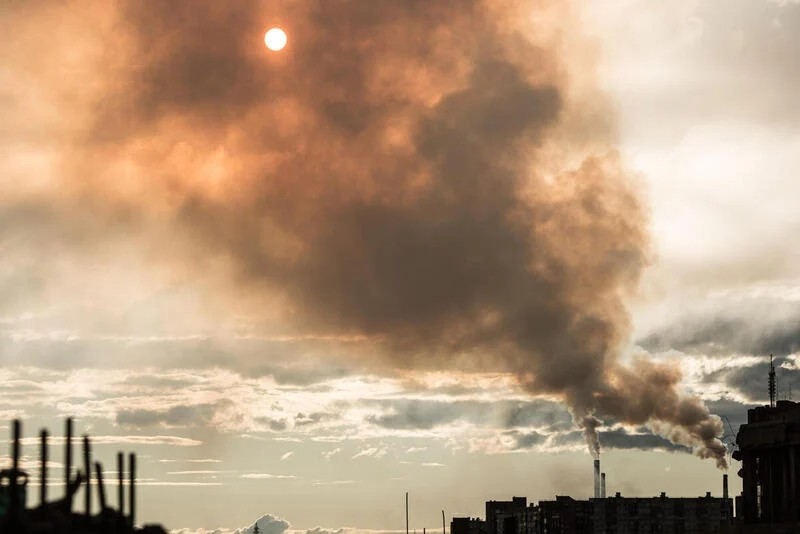
#> input picture Project/YOLOv8/Application/dataset/images/train/pollution_01.jpg, 800 x 534 px, found by its file name; its folder holds only this picture in this run
$ python auto_generate_labels.py
#> lines starting #> are read from the running program, lines starting #| are printed output that depends on the picture; after the words box and inside, x2 and y2 are one past the last pixel; in counts of white or black regions, pixels touching at a corner belong together
import os
import cv2
import numpy as np
from pathlib import Path

PROJECT_ROOT = Path(__file__).resolve().parents[2]
DATASET_PATH = PROJECT_ROOT / "dataset"
IMAGE_DIRS = ["train", "val"]
CLASS_ID = 0  # air_pollutant

def detect_smoke_haze(image_path):
    img = cv2.imread(str(image_path))
#> img is the input picture: shape (534, 800, 3); mean B, G, R 124.8, 151.8, 179.9
    img_hsv = cv2.cvtColor(img, cv2.COLOR_BGR2HSV)
#> img_hsv: shape (534, 800, 3); mean H, S, V 16.6, 83.2, 179.9

    lower_white = np.array([0, 0, 130])
    upper_white = np.array([180, 40, 240])
    lower_black = np.array([0, 0, 10])
    upper_black = np.array([180, 255, 90])

    mask_white = cv2.inRange(img_hsv, lower_white, upper_white)
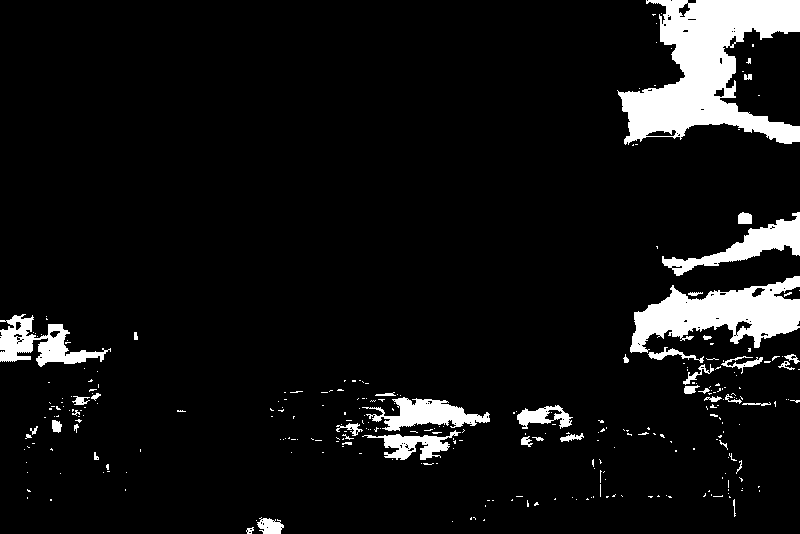
#> mask_white: shape (534, 800); 7.7% white; 297 white regions (254 under 20 px), largest, box (x1, y1, x2, y2) and area: (617, 0, 800, 145) 13510, (630, 276, 800, 353) 6779, (662, 212, 800, 276) 2536
    mask_black = cv2.inRange(img_hsv, lower_black, upper_black)
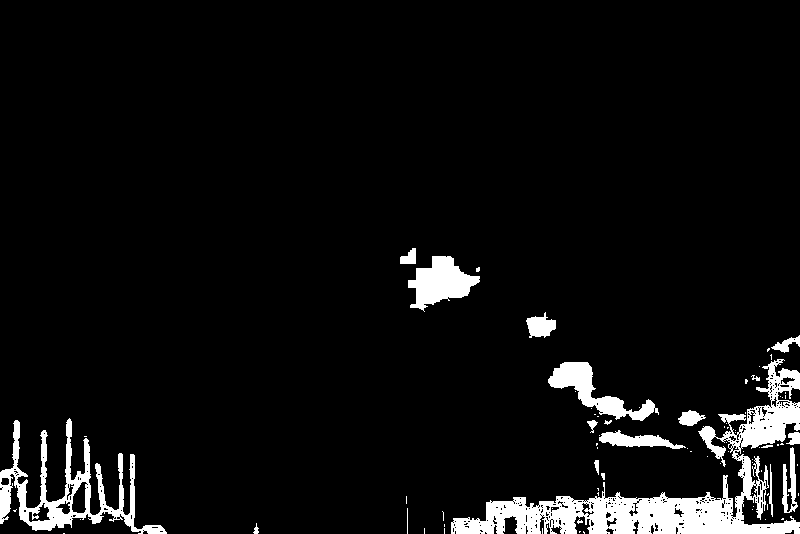
#> mask_black: shape (534, 800); 6% white; 81 white regions (61 under 20 px), largest, box (x1, y1, x2, y2) and area: (451, 359, 800, 534) 13255, (0, 418, 167, 534) 4849, (408, 256, 480, 312) 2184
    mask = cv2.bitwise_or(mask_white, mask_black)
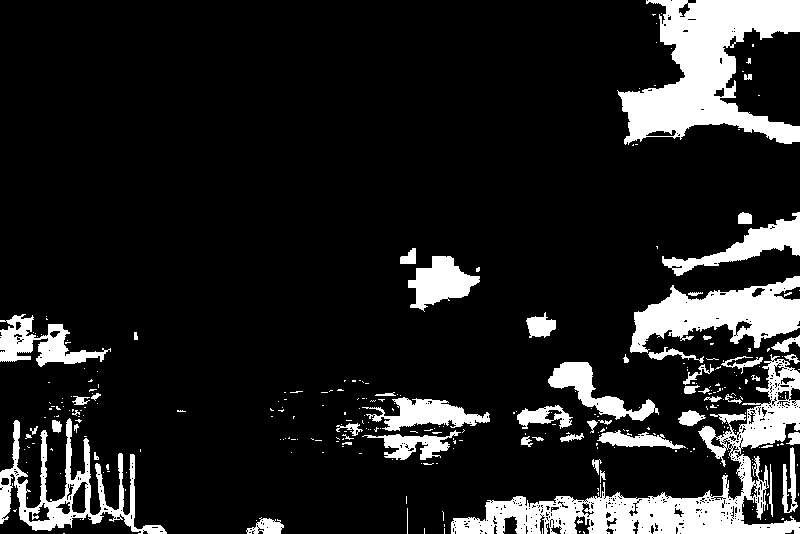
#> mask: shape (534, 800); 13.6% white; 302 white regions (246 under 20 px), largest, box (x1, y1, x2, y2) and area: (451, 354, 800, 534) 13719, (617, 0, 800, 145) 13510, (630, 276, 800, 353) 6779

    mask = cv2.GaussianBlur(mask, (11, 11), 0)
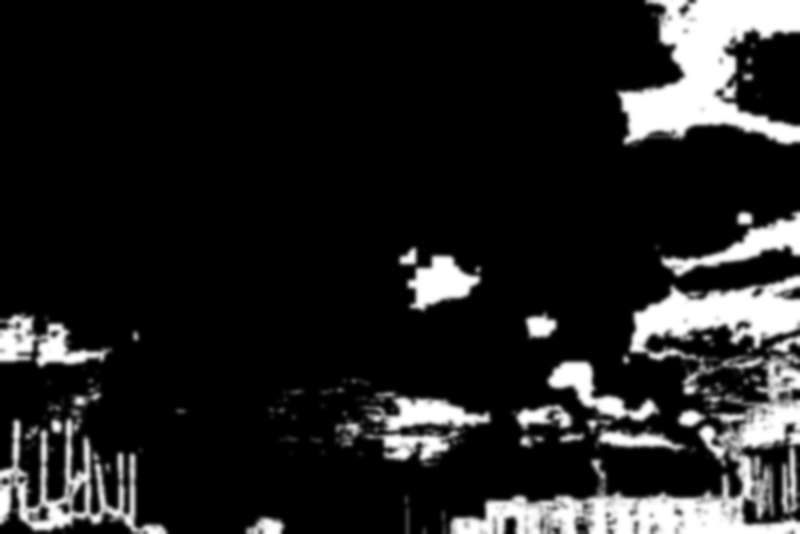
#> mask: shape (534, 800); min 0, max 255, mean 34.8
    _, mask = cv2.threshold(mask, 50, 255, cv2.THRESH_BINARY)
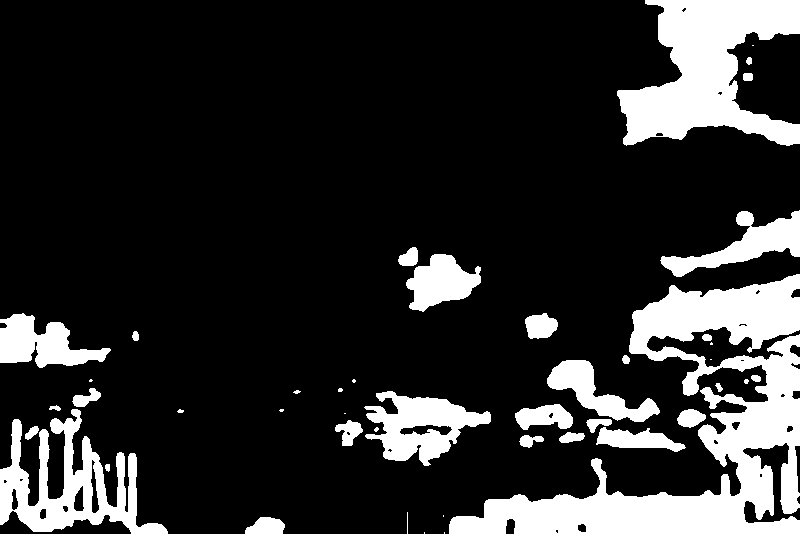
#> mask: shape (534, 800); 17.8% white; 45 white regions (12 under 20 px)

    contours, _ = cv2.findContours(mask, cv2.RETR_EXTERNAL, cv2.CHAIN_APPROX_SIMPLE)
#> contours = 45 contours, 16 with area under 20; largest, box (x1, y1, x2, y2) and area: (449, 274, 800, 534) 29014, (617, 0, 800, 146) 14708, (0, 409, 168, 534) 8119, (364, 391, 491, 466) 4846, (660, 210, 800, 277) 3166
    img_h, img_w = img.shape[:2]
#> img_h = 534; img_w = 800
    min_area = img_h * img_w * 0.005
#> min_area = 2136
    max_area = img_h * img_w * 0.5
#> max_area = 213600

    valid_contours = [cnt for cnt in contours if min_area < cv2.contourArea(cnt) < max_area]
#> valid_contours = 8 contours; box (x1, y1, x2, y2) and area: (449, 274, 800, 534) 29014, (617, 0, 800, 146) 14708, (0, 409, 168, 534) 8119, (364, 391, 491, 466) 4846, (660, 210, 800, 277) 3166, (0, 313, 111, 368) 3124, (406, 254, 481, 312) 2506, (547, 360, 660, 422) 2482
    if not valid_contours:
        return None

    x, y, w, h = cv2.boundingRect(max(valid_contours, key=cv2.contourArea))
#> x = 449; y = 274; w = 351; h = 260
    expansion_factor = 0.1
    x = max(0, int(x - w * expansion_factor))
#> x = 413
    y = max(0, int(y - h * expansion_factor))
#> y = 248
    w = min(img_w - x, int(w * (1 + expansion_factor * 2)))
#> w = 387
    h = min(img_h - y, int(h * (1 + expansion_factor * 2)))
#> h = 286

    x_center = (x + w / 2) / img_w
#> x_center = 0.758
    y_center = (y + h / 2) / img_h
#> y_center = 0.732
    width = w / img_w
#> width = 0.484
    height = h / img_h
#> height = 0.536

    return x_center, y_center, width, height

def create_yolo_labels():
    for image_dir in IMAGE_DIRS:
        image_folder = DATASET_PATH / "images" / image_dir
        label_folder = DATASET_PATH / "labels" / image_dir
        label_folder.mkdir(parents=True, exist_ok=True)

        for image_file in os.listdir(image_folder):
            if image_file.lower().endswith((".jpg", ".jpeg", ".png")):
                image_path = image_folder / image_file
                label_path = label_folder / f"{image_path.stem}.txt"

                bbox = detect_smoke_haze(image_path)
#> bbox = (0.758, 0.732, 0.484, 0.536)
                if bbox is None:
                    print(f"Skipping {image_file} (No smoke/haze detected)")
                    continue

                with open(label_path, "w") as f:
                    f.write(f"{CLASS_ID} {bbox[0]:.6f} {bbox[1]:.6f} {bbox[2]:.6f} {bbox[3]:.6f}\n")

                print(f"Created label: {label_path}")
#> pass 2 of the loop in create_yolo_labels, `for image_dir in IMAGE_DIRS:`:
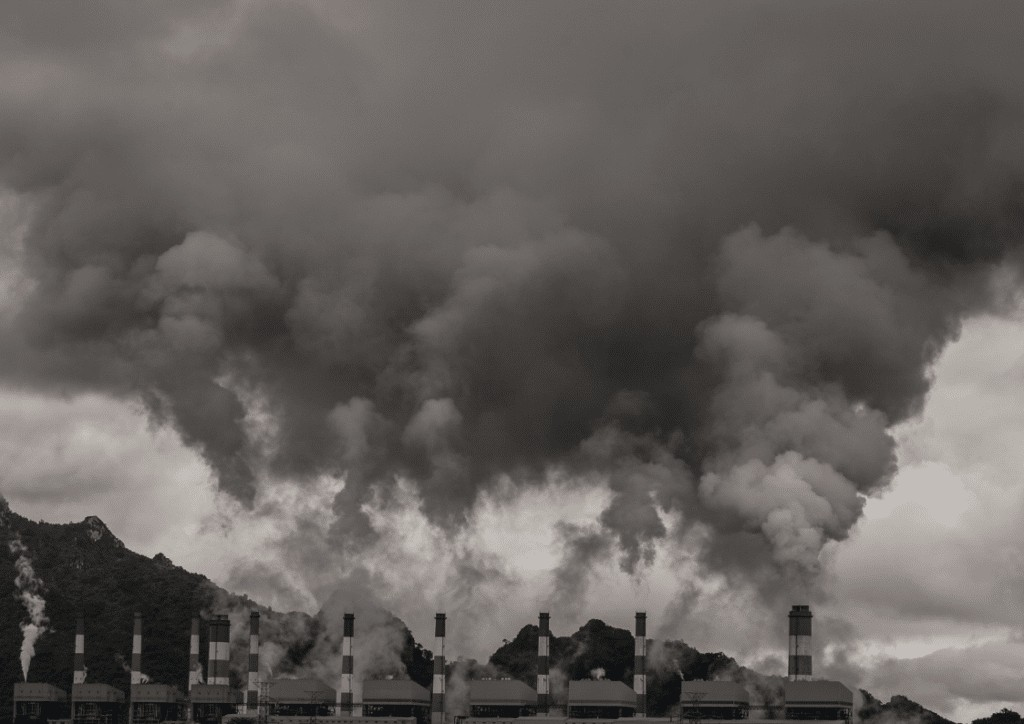
#> input picture Project/YOLOv8/Application/dataset/images/val/pollution_09.jpg, 1024 x 724 px, found by its file name
#> in detect_smoke_haze, img is the input picture: shape (724, 1024, 3); mean B, G, R 92.3, 95.4, 99.9
#> img_hsv: shape (724, 1024, 3); mean H, S, V 13.8, 20.4, 99.9
#> in detect_smoke_haze (call 2), `mask_white = cv2.inRange(img_hsv, lower_white, upper_white)`:
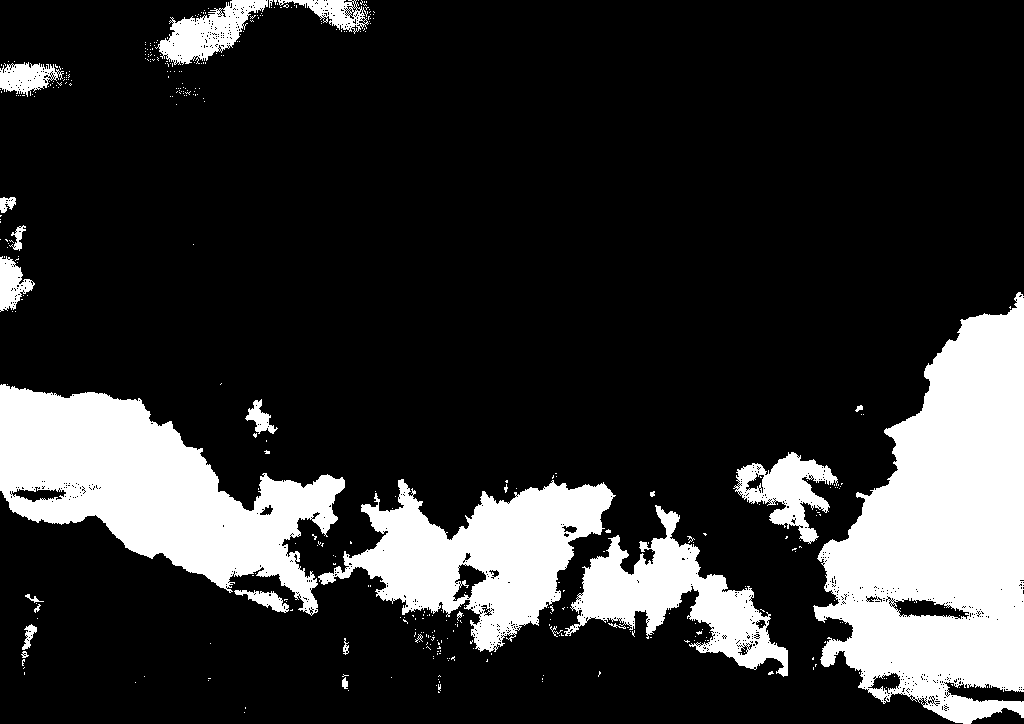
#> mask_white: shape (724, 1024); 19.3% white; 400 white regions (375 under 20 px), largest, box (x1, y1, x2, y2) and area: (813, 292, 1024, 724) 55861, (0, 384, 345, 616) 37101, (318, 479, 616, 652) 23311
#> mask_black: shape (724, 1024); 41.6% white; 748 white regions (730 under 20 px), largest, box (x1, y1, x2, y2) and area: (30, 26, 1024, 596) 215078, (0, 497, 956, 724) 88490, (836, 464, 882, 491) 598
#> in detect_smoke_haze (call 2), `_, mask = cv2.threshold(mask, 50, 255, cv2.THRESH_BINARY)`:
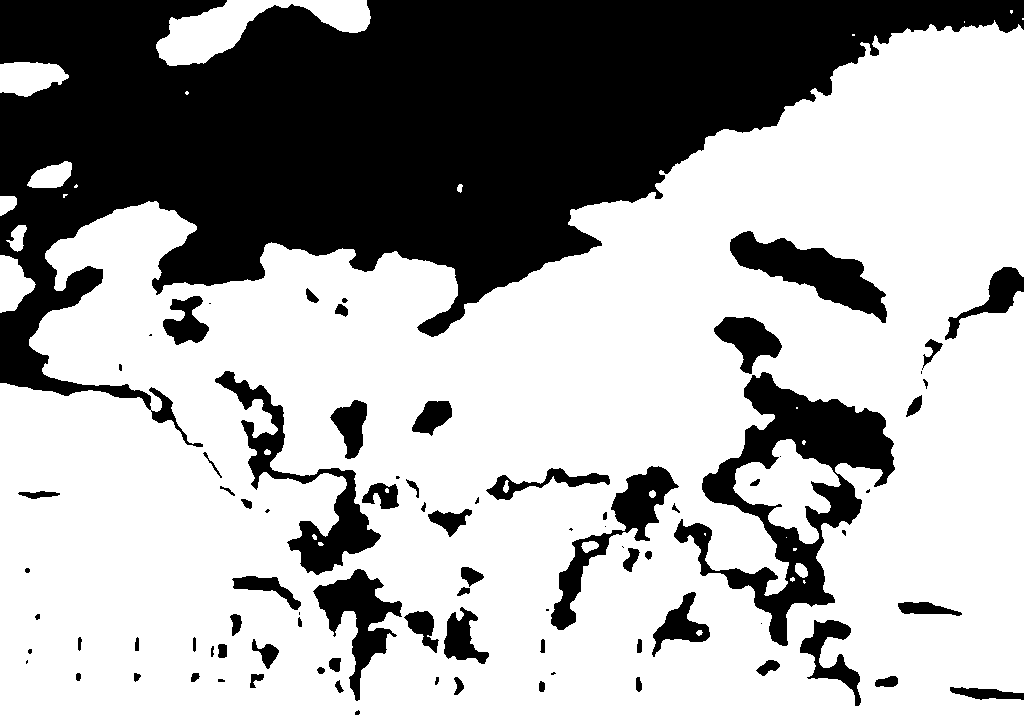
#> mask: shape (724, 1024); 65.8% white; 86 black regions (21 under 20 px)
#> contours = 15 contours, 7 with area under 20; largest, box (x1, y1, x2, y2) and area: (0, 20, 1024, 724) 533247, (156, 0, 371, 66) 5795, (0, 62, 69, 97) 1692, (0, 255, 36, 313) 1261, (27, 161, 72, 188) 758, (6, 225, 27, 252) 274, (0, 196, 17, 216) 230, (457, 184, 463, 193) 28
#> valid_contours = 1 contour; box (x1, y1, x2, y2) and area: (156, 0, 371, 66) 5795
#> in detect_smoke_haze (call 2), `x, y, w, h = cv2.boundingRect(max(valid_contours, key=cv2.contourArea))`: x = 156; y = 0; w = 215; h = 66
#> in detect_smoke_haze (call 2), `x = max(0, int(x - w * expansion_factor))`: x = 134
#> in detect_smoke_haze (call 2), `w = min(img_w - x, int(w * (1 + expansion_factor * 2)))`: w = 258
#> in detect_smoke_haze (call 2), `h = min(img_h - y, int(h * (1 + expansion_factor * 2)))`: h = 79
#> x_center = 0.257
#> y_center = 0.0546
#> width = 0.252
#> height = 0.109
#> bbox = (0.257, 0.0546, 0.252, 0.109)

if __name__ == "__main__":
    create_yolo_labels()
